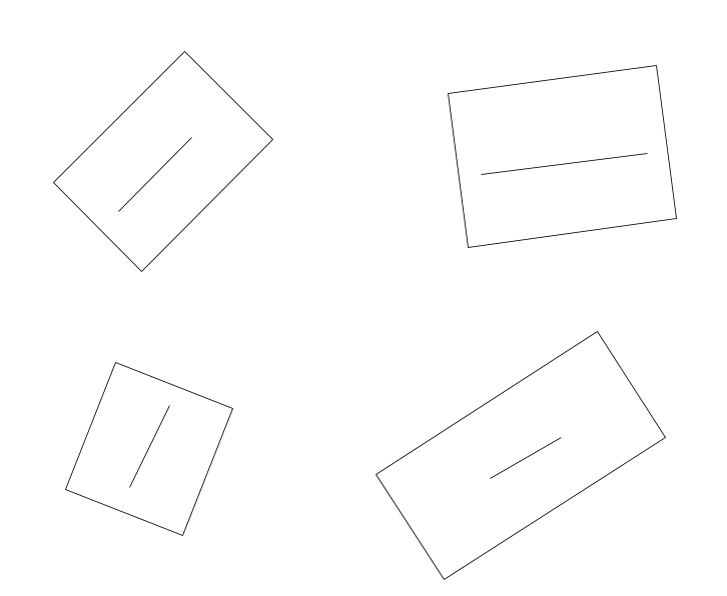
#> input picture Task2_Alignment/input.png, 727 x 596 px
$ jupyter execute test.ipynb
#> lines starting #> are read from the running program, lines starting #| are printed output that depends on the picture; after the words box and inside, x2 and y2 are one past the last pixel; in counts of white or black regions, pixels touching at a corner belong together
# 1. Importing Dependencies

[cell 1]
import cv2
import numpy as np
import matplotlib.pyplot as plt

# 2. Loading the input image

[cell 2]
image = cv2.imread("input.png")
#> image is the input picture: shape (596, 727, 3); min 37, max 255, mean 253.5

[cell 3]
# image

[cell 4]
plt.imshow(image)  # display image using matplotlib imshow function

# 3. Image preprocessing

## a. Grayscale Conversion

[cell 5]
# The image is in RGB so we need to convert it to grayscale
gray = cv2.cvtColor(image, cv2.COLOR_BGR2GRAY)
# gray = cv2.cvtColor(image, cv2.COLOR_BGR2HSV)

[cell 6]
gray

[cell 7]
plt.imshow(gray)

## b. Gaussian Blur

[cell 8]
blur = cv2.GaussianBlur(gray, (5,5), 0) #this reduces noise
# here gray is the image that is converted to grayscale
# (5,5) is the kernel size, kernel size is width and height, always should be odd numbers and positive, Larger values = more blur, but also more loss of detail
# 0 is the signmaX which means Standard Deviation in X drn
# choosen 0 - because 0 tells opencv to automatically calculate sigmaX based on the kernel size.
# If set it to a value > 0, controls how "spread out" or say how thick the blur is.

[cell 9]
plt.imshow(blur)

## c. Edge Detection using Canny Edge Detector

[cell 10]
edges=cv2.Canny(blur, threshold1=50, threshold2=150)
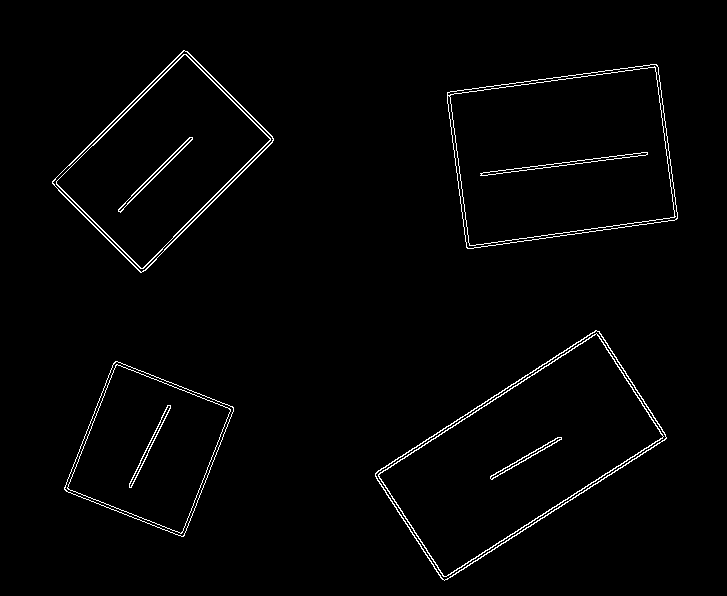
#> edges: shape (596, 727); 1.7% white in thin lines or dots, all inside (x1, y1, x2, y2) = (52, 50, 678, 581)

[cell 11]
plt.imshow(edges)

# 4. Find Rectangles

[cell 12]
# Find contours in the edge-detected image.
contours, _ = cv2.findContours(edges, cv2.RETR_EXTERNAL, cv2.CHAIN_APPROX_SIMPLE)
#> contours = 4 contours; box (x1, y1, x2, y2) and area: (375, 330, 667, 581) 34340, (447, 64, 678, 249) 33542, (52, 50, 274, 273) 24245, (64, 361, 234, 537) 17905
print(contours)
#> (printed output is left out)

[cell 13]
# Create an empty list to store detected rectangles
rectangles = []

[cell 14]
# Loop through each detected contour
for cnt in contours:
     # Approximate the contour to a polygon with fewer points.
    # 0.02 * arcLength means approximation precision (smaller = more accurate).
    approx = cv2.approxPolyDP(cnt, 0.02 * cv2.arcLength(cnt, True), True)
    if len(approx) == 4 and cv2.contourArea(approx) > 500: #area is kept greater than 500 pixels to ignore small noise
        rectangles.append(approx) # If both conditions match, save it to our rectangles list
#> this loop made 4 passes
#> approx on passes 1 to 4: [[115, 361], [64, 489], [183, 536], [233, 407]], [[599, 331], [375, 473], [442, 579], [666, 438]], [[657, 65], [447, 92], [466, 247], [676, 219]], [[184, 50], [52, 181], [140, 272], [273, 140]]
#> after the loop, rectangles = 4 contours; box (x1, y1, x2, y2) and area: (375, 331, 667, 580) 33336, (447, 65, 677, 248) 32968, (52, 50, 274, 273) 23629, (64, 361, 234, 537) 17576

# 5. Deskew each detected rectangle

[cell 15]
for i, rect in enumerate(rectangles): #here i is an index and rect is a value
    rect = rect.reshape(4, 2) # reshaping the array rect into a shape with 4 rows and 2 columns.
    # Sort corners to consistent order: top-left, top-right, bottom-right, bottom-left
    # Sort all 4 points by y-coordinate (vertical)
    rect = sorted(rect, key=lambda p: (p[1], p[0]))

    # Sort top two points by horizontal position (x)
    top_points = sorted(rect[:2], key=lambda p: p[0])

    # Sort bottom two points by horizontal position (x)
    bottom_points = sorted(rect[2:], key=lambda p: p[0])

    # Arrange points in consistent order:
    # [top-left, top-right, bottom-right, bottom-left]
    ordered_rect = np.array([
        top_points[0],      # top-left : smallest x among top points
        top_points[1],      # top-right : largest x among top points
        bottom_points[1],   # bottom-right : largest x among bottom points
        bottom_points[0]    # bottom-left : smallest x among bottom points
        ], dtype="float32")

    # Compute width and height for the new aligned rectangle
    width = int(max(
        np.linalg.norm(ordered_rect[0] - ordered_rect[1]),  # top edge length
        np.linalg.norm(ordered_rect[2] - ordered_rect[3])   # bottom edge length
    ))
    height = int(max(
        np.linalg.norm(ordered_rect[0] - ordered_rect[3]),  # left edge length
        np.linalg.norm(ordered_rect[1] - ordered_rect[2])   # right edge length
    ))

    # Destination points for the straightened rectangle
    dst = np.array([
    [0, 0],                 # top-left corner
    [width - 1, 0],          # top-right corner
    [width - 1, height - 1], # bottom-right corner
    [0, height - 1]          # bottom-left corner
    ], dtype="float32")
    # STEP 6: Calculate perspective transform matrix and warp the rectangle to upright
    M = cv2.getPerspectiveTransform(ordered_rect, dst)
    warped =cv2.warpPerspective(image, M, (width,height))
#> this loop made 4 passes
#> (bottom_points, ordered_rect, width, height, dst) on passes 1, 2, 4: ([[64, 489], [183, 536]], [[115, 361], [233, 407], [183, 536], [64, 489]], 127, 138, [[0, 0], [126, 0], [126, 137], [0, 137]]), ([[375, 473], [442, 579]], [[599, 331], [666, 438], [442, 579], [375, 473]], 126, 265, [[0, 0], [125, 0], [125, 264], [0, 264]]), ([[52, 181], [140, 272]], [[184, 50], [273, 140], [140, 272], [52, 181]], 126, 187, [[0, 0], [125, 0], [125, 186], [0, 186]])
#> (rect, bottom_points, ordered_rect, width, height, dst) on pass 3: ([[657, 65], [447, 92], [676, 219], [466, 247]], [[466, 247], [676, 219]], [[447, 92], [657, 65], [676, 219], [466, 247]], 211, 156, [[0, 0], [210, 0], [210, 155], [0, 155]])
#> pass 1, `warped =cv2.warpPerspective(image, M, (width,height))`:
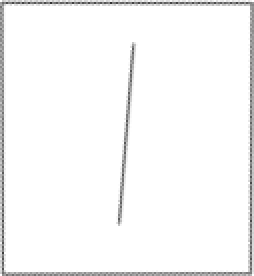
#> warped: shape (138, 127, 3) (shown 2 times larger); min 50, max 255, mean 247.7
#> pass 2, `warped =cv2.warpPerspective(image, M, (width,height))`:
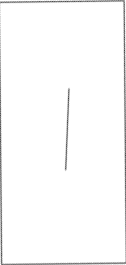
#> warped: shape (265, 126, 3); min 55, max 255, mean 250.4
#> pass 3, `warped =cv2.warpPerspective(image, M, (width,height))`:
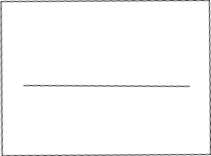
#> warped: shape (156, 211, 3); min 47, max 255, mean 249.5

$ run again, with Task2_Alignment/aligned_rectangle_3.jpg saved as Task2_Alignment/input.png
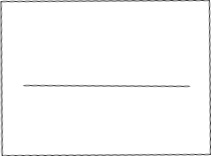
#> input picture Task2_Alignment/aligned_rectangle_3.jpg, 211 x 156 px
#> image is the input picture: shape (156, 211, 3); min 43, max 255, mean 249.4
#> `edges=cv2.Canny(blur, threshold1=50, threshold2=150)`:
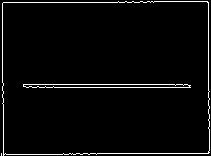
#> edges: shape (156, 211); 3.2% white in thin lines or dots
#> contours = 2 contours, 1 with area under 20; largest, box (x1, y1, x2, y2) and area: (2, 1, 210, 156) 31226
#> (printed output is left out)
#> the loop `for cnt in contours:` made 2 passes
#> approx on passes 1 to 2: [[1, 153], [1, 155]], [[208, 2], [3, 2], [3, 155], [208, 153]]
#> after the loop `for cnt in contours:`: rectangles = [[[208, 2], [3, 2], [3, 155], [208, 153]]]
#> the loop `for i, rect in enumerate(rectangles):` made 1 pass
#> (bottom_points, ordered_rect, width, height, dst) on pass 1: ([[3, 155], [208, 153]], [[3, 2], [208, 2], [208, 153], [3, 155]], 205, 153, [[0, 0], [204, 0], [204, 152], [0, 152]])
#> pass 1, `warped =cv2.warpPerspective(image, M, (width,height))`:
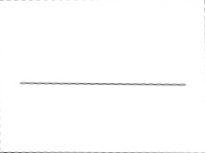
#> warped: shape (153, 205, 3); min 78, max 255, mean 253.2
